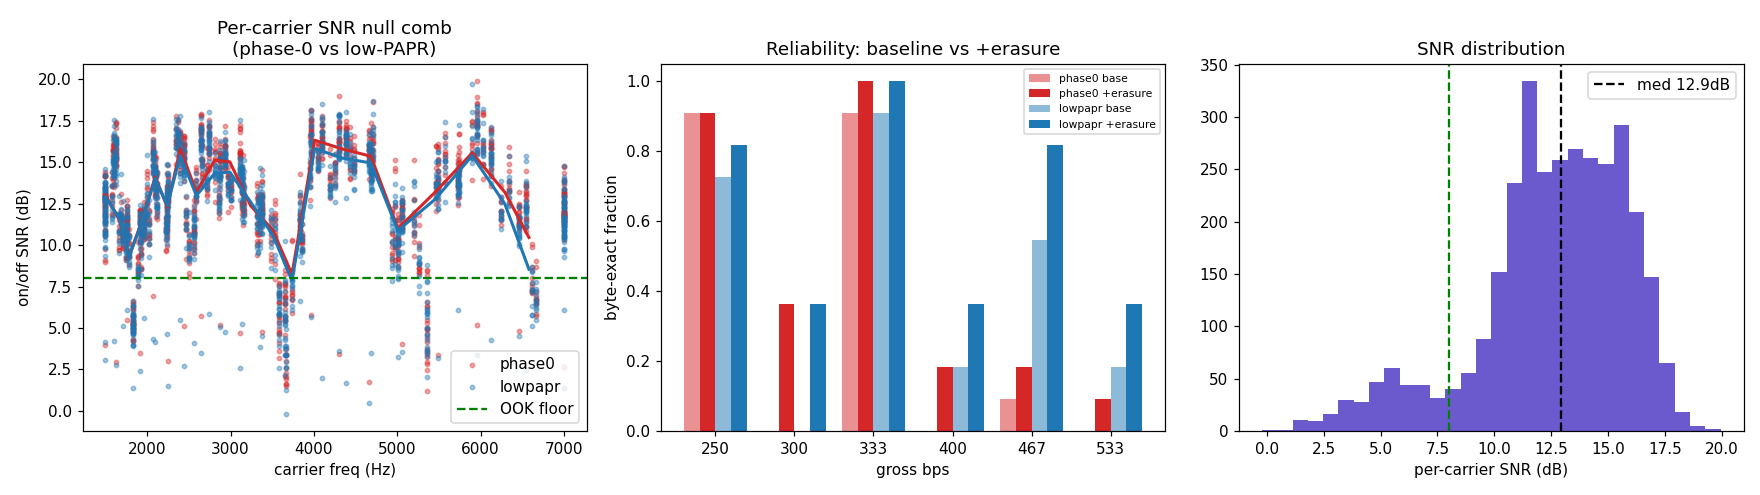

Here is the Python script that generated this plot:
"""Deep offline analysis of master_recorded.wav (no new recording).

Locates OOK frames by their (50 dB) pilot markers, then for every frame runs:
  - baseline decode (production modem)
  - channel-aware ERASURE decode (decision-directed, RS-erasure, the proven RX lever)
and measures per-carrier on/off SNR vs ground truth. Aggregates:
  - reliable-rate frontier: baseline vs erasure, phase-0 vs low-PAPR
  - per-carrier SNR(f) null comb, phase-0 vs low-PAPR (does low-PAPR raise SNR?)
  - Shannon/bit-loading capacity from the measured SNR
Outputs deep_results.json + deep_analysis.png.
"""
import json, os, tempfile, io, contextlib, hashlib
import numpy as np, soundfile as sf
from scipy.signal import correlate
from reedsolo import RSCodec, ReedSolomonError
import matplotlib; matplotlib.use("Agg"); import matplotlib.pyplot as plt
import master_lib as M
import chan_lib as C

SR = M.SR
MSG = ("The quick brown fox jumps over the lazy dog. Cassette AI proves data over sound "
       "works! 0123456789")
THR = M.mod.THR


def _pow(seg, f):
    n = len(seg)
    if n < 2: return 0.0
    wv = seg * np.hanning(n); k = np.exp(-2j * np.pi * f * np.arange(n) / SR)
    return np.abs(np.dot(wv, k)) / n


def locate_ook(rec, man):
    rx0 = int(np.argmax(np.abs(correlate(rec, M.chirp(True), mode="valid"))))
    rx1 = int(np.argmax(np.abs(correlate(rec, M.chirp(False), mode="valid"))))
    clock = (rx1 - rx0) / (man["tx_chirp1"] - man["tx_chirp0"])
    ook_secs = [s for s in man["sections"] if s["kind"] == "ook"]
    ook_start = (rx0 + (ook_secs[0]["start"] - man["tx_chirp0"]) * clock) / SR - 1.0
    w = int(0.03 * SR); hop = int(0.005 * SR)
    starts = np.arange(int(ook_start * SR), len(rec) - w, hop)
    pil = np.array([_pow(rec[s:s + w], M.MARK_F) for s in starts]); tt = (starts + w / 2) / SR
    mk = tt[pil > 0.25 * pil.max()]
    groups = []; cur = [mk[0]]
    for t in mk[1:]:
        if t - cur[-1] > 0.6: groups.append(cur); cur = [t]
        else: cur.append(t)
    groups.append(cur)
    return clock, list(zip(ook_secs, groups))


def truth_grid(meta):
    cw = bytes(RSCodec(meta["nsym"]).encode(MSG.encode()))
    bits = np.unpackbits(np.frombuffer(cw, np.uint8))
    pad = (-len(bits)) % meta["K"]
    if pad: bits = np.concatenate([bits, np.zeros(pad, np.uint8)])
    return bits.reshape(meta["K"], -1).T[:meta["ndata_sym"]]


def decode_base(seg, meta):
    tmp = tempfile.mkdtemp(); wp = os.path.join(tmp, "f.wav"); jp = wp + ".json"
    sf.write(wp, seg.astype(np.float32), SR); json.dump(meta, open(jp, "w"))
    buf = io.StringIO()
    try:
        with contextlib.redirect_stdout(buf): ok, data = M.mod.decode(wp, jp)
    except Exception: ok, data = False, b""
    return bool(ok)


def carrier_spans(meta):
    K, Nd, nb = meta["K"], meta["ndata_sym"], meta["nbytes"]
    return [list(range(c * Nd // 8, min(((c + 1) * Nd - 1) // 8, nb - 1) + 1)) for c in range(K)]


def decode_erasure(rec, t0, t1, meta):
    """Decision-directed erasure decode + per-carrier SNR. Returns (ok_sha, snr_per_carrier)."""
    m = C.measure_frame(rec, t0, t1, meta); Nd = min(m["Nd"], len(truth_grid(meta)))
    P = m["P"][:Nd]; G = m["G"]; K = m["K"]; chunk = meta["chunk"]; T = truth_grid(meta)[:Nd]
    hard = np.zeros((Nd, K), np.uint8); di = 0
    for j in range(len(G) - 1):
        g = np.maximum(G[j], 1e-9)
        for k in range(chunk):
            if di >= Nd: break
            hard[di] = (P[di] > THR * g).astype(np.uint8); di += 1
    # blind separability + true SNR (vs ground truth, for the fingerprint only)
    q = np.full(K, 9.9); snr = np.full(K, np.nan)
    for c in range(K):
        on = P[:, c][hard[:, c] == 1]; off = P[:, c][hard[:, c] == 0]
        if len(on) >= 2 and len(off) >= 2:
            q[c] = (on.mean() - off.mean()) / (on.std() + off.std() + 1e-9)
        ton = P[:, c][T[:, c] == 1]; toff = P[:, c][T[:, c] == 0]
        if len(ton) and len(toff): snr[c] = 10 * np.log10(ton.mean() / max(toff.mean(), 1e-12))
    linear = hard[:Nd].T.reshape(-1)[:meta["nbytes"] * 8]
    cw = np.packbits(linear).tobytes()[:meta["nbytes"]]
    spans = carrier_spans(meta); order = sorted(range(K), key=lambda c: q[c])
    eb = []
    for n in range(0, 9):
        if n:
            c = order[n - 1]
            if q[c] >= 1.5: break
            ne = sorted(set(eb) | set(spans[c]))
            if len(ne) > meta["nsym"]: break
            eb = ne
        try:
            d = RSCodec(meta["nsym"]).decode(cw, erase_pos=eb) if eb else RSCodec(meta["nsym"]).decode(cw)
            if hashlib.sha256(bytes(d[0])).hexdigest() == meta["sha"]:
                return True, snr
        except (ReedSolomonError, Exception): pass
    return False, snr


def main():
    man = json.load(open("master_manifest.json"))
    rec, _ = sf.read("master_recorded.wav"); rec = (rec - rec.mean()).astype(np.float64)
    clock, frames = locate_ook(rec, man)
    print(f"clock={clock:.4f}  {len(frames)} OOK frames")

    base = {}; eras = {}; snr_pool = {"phase0": [], "lowpapr": []}
    for s, g in frames:
        meta = s["info"]; t0 = g[0] - 0.45; t1 = g[-1] + 0.45
        a = int(t0 * SR); b = int(t1 * SR); seg = rec[max(0, a):min(len(rec), b)]
        ph = meta["phase"]; key = (meta["gross"], ph)
        ok_b = decode_base(seg, meta)
        ok_e, snr = decode_erasure(rec, t0, t1, meta)
        base.setdefault(key, []).append(ok_b); eras.setdefault(key, []).append(ok_e or ok_b)
        for c, f in enumerate(meta["freqs"]):
            if not np.isnan(snr[c]): snr_pool[ph].append((f, snr[c]))

    rates = sorted({g for g, _ in base})
    print(f"\n{'rate':>5} | {'phase0 base/eras':>18} | {'lowPAPR base/eras':>18}")
    print("-" * 50)
    rows = {}
    for r in rates:
        cell = {}
        for ph in ("phase0", "lowpapr"):
            b = base.get((r, ph), []); e = eras.get((r, ph), [])
            cell[ph] = (sum(b), sum(e), len(b))
        rows[r] = cell
        p, l = cell["phase0"], cell["lowpapr"]
        print(f"{r:>5} | {p[0]:>2}/{p[1]:>2} of {p[2]:<8} | {l[0]:>2}/{l[1]:>2} of {l[2]:<8}")
    tb = {ph: sum(sum(v) for (r, p), v in base.items() if p == ph) for ph in ("phase0", "lowpapr")}
    te = {ph: sum(sum(v) for (r, p), v in eras.items() if p == ph) for ph in ("phase0", "lowpapr")}
    n = {ph: sum(len(v) for (r, p), v in base.items() if p == ph) for ph in ("phase0", "lowpapr")}
    print("-" * 50)
    print(f"TOTAL phase0 : baseline {tb['phase0']}/{n['phase0']} -> +erasure {te['phase0']}/{n['phase0']}")
    print(f"TOTAL lowPAPR: baseline {tb['lowpapr']}/{n['lowpapr']} -> +erasure {te['lowpapr']}/{n['lowpapr']}")

    # capacity from pooled SNR (9 dB gap)
    allsnr = np.array([s for ph in snr_pool for _, s in snr_pool[ph]])
    cap = np.maximum(np.log2(1 + 10 ** (allsnr / 10) / 10 ** 0.9), 0)
    print(f"\nper-carrier SNR median {np.median(allsnr):.1f} dB | Shannon(9dB gap) {np.median(cap):.2f} bits/carrier "
          f"(OOK uses 1) | carriers<8dB: {100*np.mean(allsnr<8):.0f}%")

    # ---- plots ----
    fig, ax = plt.subplots(1, 3, figsize=(16, 4.5))
    for ph, col in (("phase0", "tab:red"), ("lowpapr", "tab:blue")):
        d = np.array(snr_pool[ph]);
        if len(d):
            ax[0].scatter(d[:, 0], d[:, 1], s=8, alpha=0.4, color=col, label=ph)
            bins = np.geomspace(1500, 7000, 22); idx = np.digitize(d[:, 0], bins)
            bx = [np.median(d[idx == k, 0]) for k in range(1, len(bins)) if (idx == k).any()]
            by = [np.median(d[idx == k, 1]) for k in range(1, len(bins)) if (idx == k).any()]
            ax[0].plot(bx, by, color=col, lw=2)
    ax[0].axhline(8, color="green", ls="--", label="OOK floor"); ax[0].legend()
    ax[0].set_xlabel("carrier freq (Hz)"); ax[0].set_ylabel("on/off SNR (dB)")
    ax[0].set_title("Per-carrier SNR null comb\n(phase-0 vs low-PAPR)")
    # pass-rate bars
    x = np.arange(len(rates)); wbar = 0.2
    for i, (ph, off) in enumerate((("phase0", -1.5), ("lowpapr", 0.5))):
        bb = [rows[r][ph][0] / rows[r][ph][2] for r in rates]
        ee = [rows[r][ph][1] / rows[r][ph][2] for r in rates]
        ax[1].bar(x + off * wbar, bb, wbar, color=("tab:red" if ph == "phase0" else "tab:blue"), alpha=0.5,
                  label=f"{ph} base")
        ax[1].bar(x + (off + 1) * wbar, ee, wbar, color=("tab:red" if ph == "phase0" else "tab:blue"),
                  label=f"{ph} +erasure")
    ax[1].set_xticks(x); ax[1].set_xticklabels([f"{r}" for r in rates]); ax[1].set_ylim(0, 1.05)
    ax[1].set_xlabel("gross bps"); ax[1].set_ylabel("byte-exact fraction")
    ax[1].set_title("Reliability: baseline vs +erasure"); ax[1].legend(fontsize=7)
    ax[2].hist(allsnr, bins=30, color="slateblue"); ax[2].axvline(8, color="green", ls="--")
    ax[2].axvline(np.median(allsnr), color="k", ls="--", label=f"med {np.median(allsnr):.1f}dB")
    ax[2].set_xlabel("per-carrier SNR (dB)"); ax[2].set_title("SNR distribution"); ax[2].legend()
    plt.tight_layout(); plt.savefig("deep_analysis.png", dpi=110)
    json.dump({"clock": clock,
               "frontier": {f"{r}": rows[r] for r in rates},
               "total": {"phase0": [tb["phase0"], te["phase0"], n["phase0"]],
                         "lowpapr": [tb["lowpapr"], te["lowpapr"], n["lowpapr"]]},
               "snr_median": float(np.median(allsnr)), "cap_median": float(np.median(cap))},
              open("deep_results.json", "w"), indent=1)
    print("\nwrote deep_results.json, deep_analysis.png")


if __name__ == "__main__":
    main()
